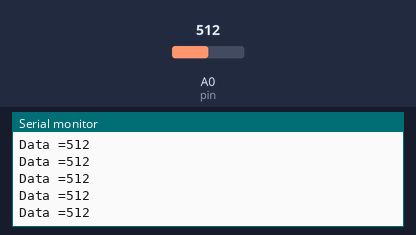
Simulated run of this sketch. Board: Arduino Uno, built with avr-gcc and run on an emulated ATmega328P. On the bench: the last lines printed to the serial monitor. The test bench sets the inputs (shaded band); at power-on: A0 (pin) = 512.

Above: at 1.2 s.
1.3 s: A0 (pin) set to 716
At 1.31 s:
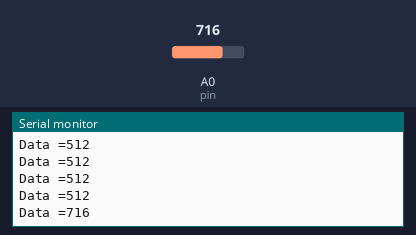
2.8 s: A0 (pin) set to 900
At 2.82 s:
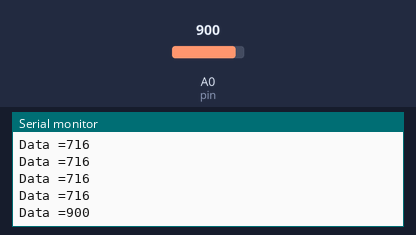
Timing chart, 0 to 5.8 s (numbered marks = the images above; inputs shaded):
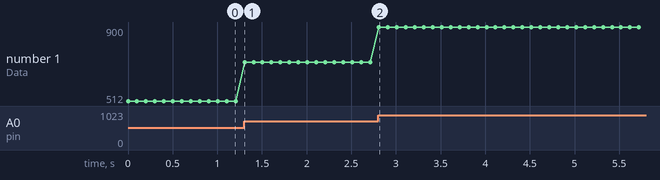

Measured:
- after the input at 1.3 s, the serial monitor: prints a new line at once (image 1)
- after the input at 2.8 s, the serial monitor: prints a new line at once (image 2)
- plotted number 1: 512 → 716 after the input at 1.3 s, 716 → 900 after the input at 2.8 s

The sketch:

Photo_resistor.ino
```cpp
int pin = A0; // INPUT PIN

// 프로그램 시작 - 초기화 작업
void setup()
{
  Serial.begin(115200); // 시리얼 통신 초기화
  pinMode(pin, INPUT);
}
int adcvalue = 0;
void loop()
{
  adcvalue = analogRead(pin);
  Serial.print("Data =");
  Serial.println(adcvalue, DEC);
  delay(100);
}
```
